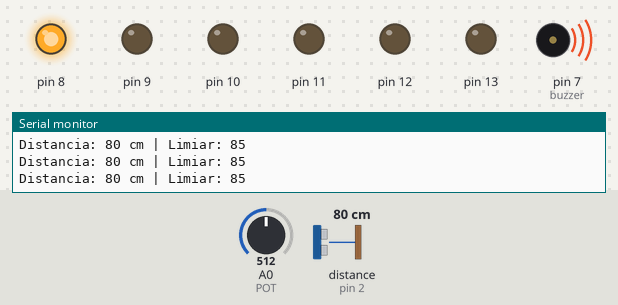
A sketch run on a simulated Arduino Uno, built with avr-gcc and run on an emulated ATmega328P. Parts: output pins drawn as LEDs (lit = HIGH), buzzer (waves = sounding), the last lines printed to the serial monitor. Wiring (inferred from the names in the program): ultrasonic range finder: trigger pin 3; echo pin 2. The inputs (shaded band) are chosen by the test bench; at power-on: distance to the obstacle (sensor on pin 2) 80 cm, A0 (POT) = 512. The echo pulse lasts 58.3 µs per cm; pins used as bus, display or sensor lines are not drawn.

Above: at 1.4 s.
1.5 s: distance to the obstacle (sensor on pin 2) set to 74 cm
4.7 s: distance to the obstacle (sensor on pin 2) set to 63 cm
At 4.97 s:
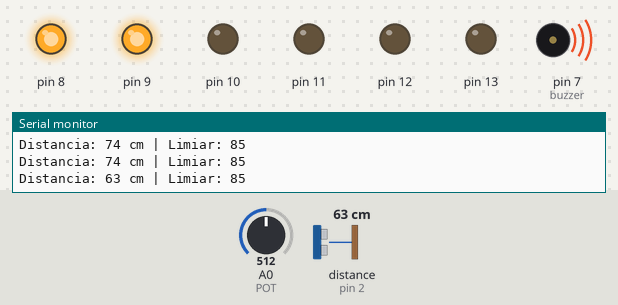
7.9 s: A0 (POT) set to 490
11.1 s: A0 (POT) set to 459
At 11.86 s:
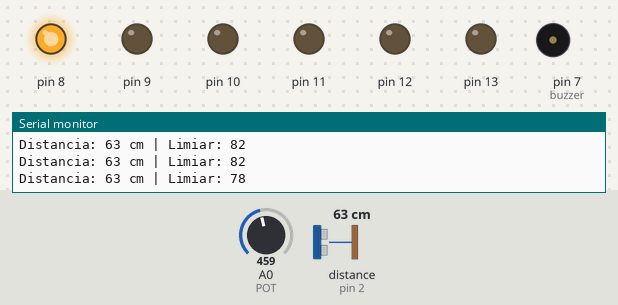
14.3 s: distance to the obstacle (sensor on pin 2) set to 56 cm
At 14.81 s:
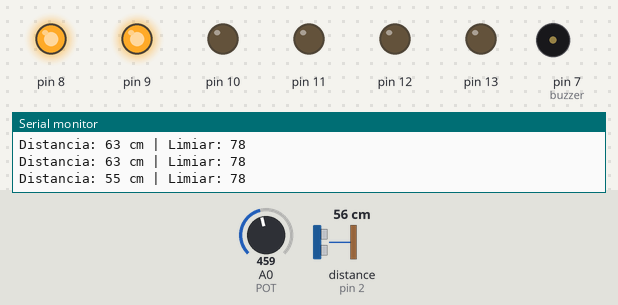
17.5 s: A0 (POT) set to 122
At 19.1 s:
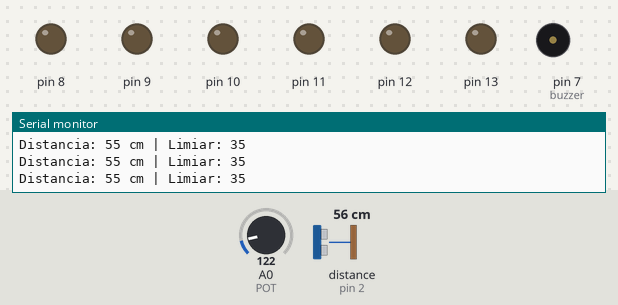
Timing chart, 0 to 20.4 s (numbered marks = the images above; inputs shaded):
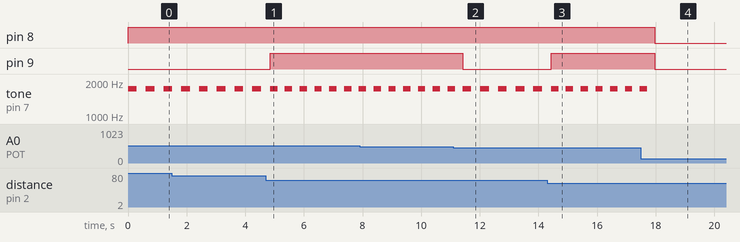

The sketch:

sensorarduino.ino
```cpp
const int TRIG = 3, ECHO = 2, buzzer = 7;
const int POT = A0;
unsigned int intervalo, distancia;
int limiar;

void setup() {
  Serial.begin(9600);
  pinMode(TRIG, OUTPUT);
  pinMode(ECHO, INPUT);
  pinMode(buzzer, OUTPUT);
  pinMode(8, OUTPUT);
  pinMode(9, OUTPUT);
  pinMode(10, OUTPUT);
  pinMode(11, OUTPUT);
  pinMode(12, OUTPUT);
  pinMode(13, OUTPUT);
}

void loop() {
  limiar = map(analogRead(POT), 0, 1023, 20, 150);

  distancia = sensor_morcego(TRIG, ECHO);

  Serial.print("Distancia: ");
  Serial.print(distancia);
  Serial.print(" cm | Limiar: ");
  Serial.println(limiar);

  if (distancia <= 10) {
    digitalWrite(13, HIGH);
    digitalWrite(12, HIGH);
    digitalWrite(11, HIGH);
    digitalWrite(10, HIGH);
    digitalWrite(9, HIGH);
    digitalWrite(8, HIGH);
    tone(buzzer, 1750);
  }
  else if (distancia > limiar) {
    digitalWrite(13, LOW);
    digitalWrite(12, LOW);
    digitalWrite(11, LOW);
    digitalWrite(10, LOW);
    digitalWrite(9, LOW);
    digitalWrite(8, LOW);
    noTone(buzzer);
  }
  else {
    int faixa = limiar / 5;

    if (distancia <= faixa * 1) {
      digitalWrite(13, LOW); digitalWrite(12, HIGH); digitalWrite(11, HIGH);
      digitalWrite(10, HIGH); digitalWrite(9, HIGH); digitalWrite(8, HIGH);
      intervalo = 100;
    }
    else if (distancia <= faixa * 2) {
      digitalWrite(13, LOW); digitalWrite(12, LOW); digitalWrite(11, HIGH);
      digitalWrite(10, HIGH); digitalWrite(9, HIGH); digitalWrite(8, HIGH);
      intervalo = 150;
    }
    else if (distancia <= faixa * 3) {
      digitalWrite(13, LOW); digitalWrite(12, LOW); digitalWrite(11, LOW);
      digitalWrite(10, HIGH); digitalWrite(9, HIGH); digitalWrite(8, HIGH);
      intervalo = 200;
    }
    else if (distancia <= faixa * 4) {
      digitalWrite(13, LOW); digitalWrite(12, LOW); digitalWrite(11, LOW);
      digitalWrite(10, LOW); digitalWrite(9, HIGH); digitalWrite(8, HIGH);
      intervalo = 250;
    }
    else {
      digitalWrite(13, LOW); digitalWrite(12, LOW); digitalWrite(11, LOW);
      digitalWrite(10, LOW); digitalWrite(9, LOW); digitalWrite(8, HIGH);
      intervalo = 300;
    }
    tone(buzzer, 1750);
    delay(intervalo);
    noTone(buzzer);
    delay(intervalo);
  }
}

int sensor_morcego(int pinotrig, int pinoecho) {
  digitalWrite(pinotrig, LOW);
  delayMicroseconds(2);
  digitalWrite(pinotrig, HIGH);
  delayMicroseconds(10);
  digitalWrite(pinotrig, LOW);
  return pulseIn(pinoecho, HIGH) / 58;
}
```

Measured:
- the behaviour switches between 69 and 68 cm on distance to the obstacle (sensor on pin 2) (found by bisection; images 0 and 1)
- the behaviour switches between 473 and 472 on A0 (POT) (found by bisection; images 1 and 2)
- the behaviour switches between 61 and 60 cm on distance to the obstacle (sensor on pin 2) (found by bisection; images 2 and 3)
- after the input at 4.7 s, pin 9: LOW → HIGH after 0.15 s
- after the input at 11.1 s, pin 9: HIGH → LOW after 0.31 s
- after the input at 14.3 s, pin 9: LOW → HIGH after 0.14 s
- after the input at 17.5 s, pin 8, pin 9: HIGH → LOW after 0.47 s; tone on pin 7 (buzzer): goes on until 17.7 s, then stays silent
- by itself, tone on pin 7 (buzzer): alternates 1750 Hz for 0.25 s and silent for 0.25 s
